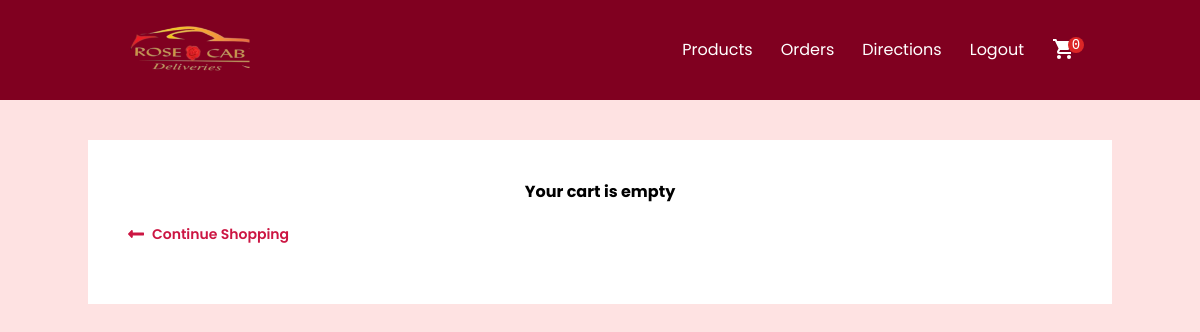
The app's page /cart/ (signed in), older data.
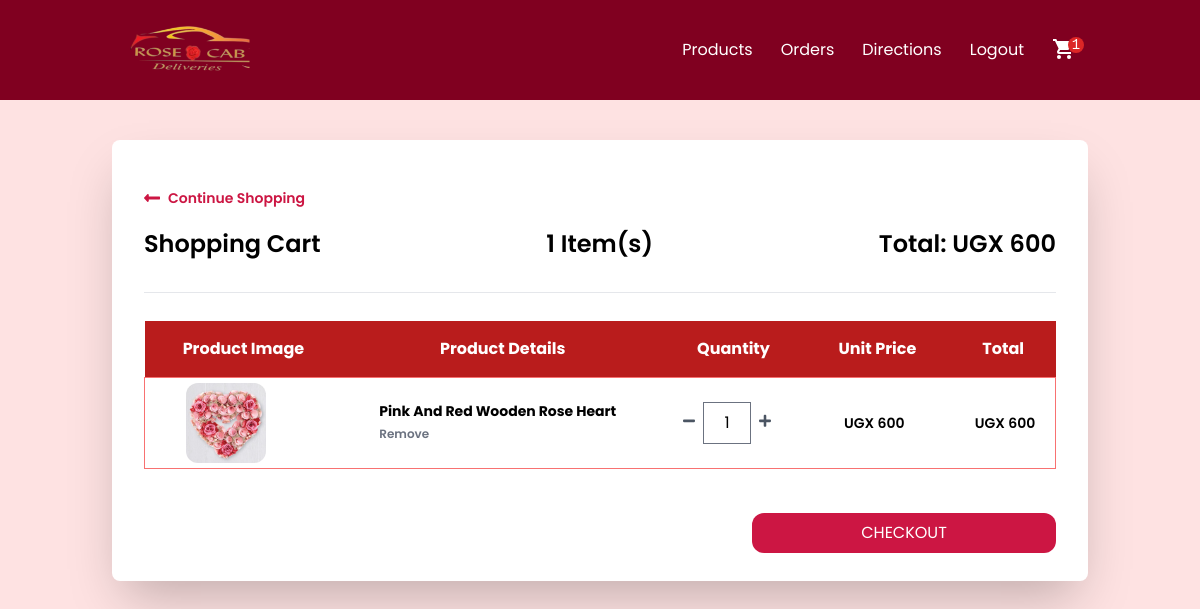
The same page, newer data.
### order/models.py (models this page shows, shortened)
class Order(models.Model):
    PAYMENT_CHOICES = (("cash", "cash"), ("online", "online"))
    DELIVERY_CHOICES = (("delivery", "delivery"), ("carryout", "carryout"))
    transaction_id = models.UUIDField(
        primary_key=True, default=uuid.uuid4, editable=True
    )
    customer = models.ForeignKey(Customer, on_delete=models.CASCADE)
    user = models.ForeignKey(User, on_delete=models.CASCADE, null=True, blank=True)
    STATUS =(
        ('Pending','Pending'),
        ('Order Confirmed','Order Confirmed'),
        ('Out for Delivery','Out for Delivery'),
        ('Delivered','Delivered'),
    )
    status=models.CharField(max_length=50,null=True,choices=STATUS,default='Pending')
    date_ordered = models.DateTimeField(auto_now_add=True)
    date_modified = models.DateTimeField(auto_now=True)
    complete = models.BooleanField(default=False)
    date_completed = models.DateTimeField(null=True, blank=True)
    paid = models.BooleanField(default=False)
    payment_method = models.CharField(max_length=10, choices=PAYMENT_CHOICES)
    delivery_method = models.CharField(max_length=10, choices=DELIVERY_CHOICES)
    shipping = models.ForeignKey(
        "ShippingAddress", on_delete=models.SET_NULL, blank=True, null=True
    )
    pickup = models.ForeignKey(
        "PickUpDetail", on_delete=models.SET_NULL, blank=True, null=True
    )
    coupon = models.ForeignKey(
        "Coupon", on_delete=models.SET_NULL, blank=True, null=True
    )
    email = models.EmailField(max_length=70, null=True, blank=True)
    phone = models.CharField(max_length=20, null=True, blank=True)
    @property
    def get_cart_subtotal(self):
        order_items = self.orderitem_set.all()
        total = sum([item.get_total for item in order_items])
        return total
    get_cart_subtotal.fget.short_description = "Subtotal"
    @property
    def get_cart_total(self):
        total = self.get_cart_subtotal
        if self.coupon:
            total = total - self.get_coupon_value
        return total
    get_cart_total.fget.short_description = "Total"
    @property
    def get_cart_items(self):
        order_items = self.orderitem_set.all()
        total = sum([item.quantity for item in order_items])
        return total
    get_cart_items.fget.short_description = "# Items"
    @property
    def get_coupon_value(self):
        if self.coupon:
            if self.coupon.discount_type == "Percent":
                coupon_value = round(
                    self.get_cart_subtotal * self.coupon.discount_amount / 100, 2
                )
            else:
                coupon_value = self.coupon.discount_amount
        else:
            coupon_value = None
        return coupon_value
    get_coupon_value.fget.short_description = "Coupon"

class OrderItem(models.Model):
    product = models.ForeignKey(Product, on_delete=models.CASCADE)
    order = models.ForeignKey(Order, on_delete=models.CASCADE)
    variation = models.ForeignKey(
        ProductVariant, on_delete=models.SET_NULL, blank=True, null=True
    )
    quantity = models.IntegerField(default=0)
    date_added = models.DateTimeField(auto_now_add=True)
    @property
    def get_total(self):
        if self.product.has_variants:
            total = self.variation.price * self.quantity
        else:
            total = self.product.price * self.quantity
        return total
    get_total.fget.short_description = "Total"
    def image_tag(self):
        return mark_safe(
            f'<img src="{self.product.image.url}" width="100" height="100" />'
        )
    image_tag.short_description = "Image"

### store/models.py (models this page shows, shortened)
class Product(models.Model):
    id = models.UUIDField(primary_key=True, default=uuid.uuid4, editable=False)
    name = models.CharField(max_length=100)
    price = models.DecimalField(max_digits=15, decimal_places=0, blank=True, null=True)
    desc = models.TextField(max_length=500, blank=True, null=True)
    image = models.ImageField(blank=True, upload_to="images")
    created_at = models.DateField(auto_now_add=True)
    updated_at = models.DateField(auto_now=True)
    product_category = models.ForeignKey(
        "Category", on_delete=models.CASCADE, null=True, blank=True
    )
    class Meta:
        ordering = ("product_category",)
    def image_tag(self):  # pragma: no cover
        if self.image:
            return mark_safe(f'<img src="{self.image.url}" width="100" height="100" />')
    image_tag.short_description = "Image"
    @property
    def has_variants(self):
        if self.productvariant_set.count() > 0:
            return True
        else:
            return False

### order/views.py (the view)
# urls.py: path("cart/", views.cart, name="cart"),
def cart(request):
    try:
        customer = get_customer_or_guest(request)
    except:
        return redirect("store:products")
    customer_order = Order.objects.filter(customer=customer, complete=False)
    if customer_order.exists():
        customer_items = OrderItem.objects.filter(order_id__in=customer_order).order_by(
            "product__name", "-variation__size"
        )
        customer_order = customer_order[0]
    else:
        customer_order, customer_items = None, None
    context = {
        "order": customer_order,
        "items": customer_items,
    }
    return render(request, "order/cart.html", context)

### order/views.py (called while the page is built)
def get_customer_or_guest(request):
    if request.user.is_authenticated:
        customer = request.user.customer
    else:
        customer, created = Customer.objects.get_or_create(
            device=request.COOKIES["device"]
        )
    return customer

### store/context_processors.py (called while the page is built, shortened)
def get_cart_quantity(request):
    if request.user.is_authenticated:
        try:
            customer = request.user.customer
        except:
            number_of_items = 0
    try:
        customer_order = Order.objects.filter(customer=customer, complete=False)[0]
        number_of_items = customer_order.get_cart_items
    except:
        number_of_items = 0
    return {"cart_quantity": number_of_items}

### templates/order/cart.html (shortened to what the changed rows need)
{% extends "store/navbar.html" %}
{%load static%}
  {% block content %}
  {% if not items %}
  <div class="container mx-auto mt-10">
    <div class="w-full bg-white p-10 text-center">
      <h2 class="font-bold">Your cart is empty</h2>
      <div>
        <a id="links" href="{% url 'store:products' %}" class="flex font-semibold text-sm my-5 w-1/4">
          <svg class="fill-current mr-2 w-4" viewBox="0 0 448 512">
            <path
              d="M134.059 296H436c6.627 0 12-5.373 12-12v-56c0-6.627-5.373-12-12-12H134.059v-46.059c0-21.382-25.851-32.09-40.971-16.971L7.029 239.029c-9.373 9.373-9.373 24.569 0 33.941l86.059 86.059c15.119 15.119 40.971 4.411 40.971-16.971V296z" />
          </svg>
          Continue Shopping
        </a>
      </div>
    </div>
  </div>
  {% else %}
  <div class="container mx-auto mt-10">
    <div class="sm:px-6 w-full">
      <div class="bg-white shadow-2xl rounded-lg py-4 md:py-7 px-4 md:px-8 xl:px-10">
        <div class="flex justify-start">
          <a id="links" href="{% url 'store:products' %}" class="flex font-semibold text-sm my-5 w-1/4">
            <svg class="fill-current mr-2 w-4" viewBox="0 0 448 512">
              <path
                d="M134.059 296H436c6.627 0 12-5.373 12-12v-56c0-6.627-5.373-12-12-12H134.059v-46.059c0-21.382-25.851-32.09-40.971-16.971L7.029 239.029c-9.373 9.373-9.373 24.569 0 33.941l86.059 86.059c15.119 15.119 40.971 4.411 40.971-16.971V296z" />
            </svg>
            Continue Shopping
          </a>
        </div>
        <div class="md:flex-col flex-row items-center justify-between">
          <div class="flex flex-col sm:flex-row items-center justify-between border-b pb-8">
            <div>
              <h1 class="font-semibold text-2xl">Shopping Cart</h1>
            </div>
            <div class="md:ml-4 mt-4 md:mt-0">
              <h2 class="font-semibold text-2xl">{{order.get_cart_items}} Item(s)</h2>
            </div>
            <div class="md:ml-4 mt-4 md:mt-0">
              <h2 class="font-semibold text-2xl">Total: UGX&nbsp;{{order.get_cart_subtotal|floatformat:0}}</h2>
            </div>
          </div>
        </div>
        <div class="mt-7 overflow-x-auto">
          <table class="w-full shadow whitespace-nowrap">
            <thead
              class="border-b border-neutral-200 bg-red-700 font-medium dark:border-white/10 dark:text-neutral-800">
              <tr class="text-white">
                <th scope="col" class=" px-6 py-4">Product Image</th>
                <th scope="col" class=" px-6 py-4">Product Details</th>
                <th scope="col" class=" px-6 py-4">Quantity</th>
                <th scope="col" class=" px-6 py-4">Unit Price</th>
                <th scope="col" class=" px-6 py-4">Total</th>
              </tr>
            </thead>
            <tbody>
              {% for item in items %}
              <tr tabindex="0" class="focus:outline-none h-16 border border-red-400 hover:bg-red-50 rounded-md">
                <td>
                  <div class="ml-10 mt-1 mb-1 ">
                    <div class="w-20">
                      <img class="h-20 rounded-xl" src="{{item.product.image.url}}" alt="" />
                    </div>
                  </div>
                </td>
                <td class="">
                  <div class="flex items-center pl-5">
                    <div class="flex flex-col justify-between ml-4 flex-grow">
                      <span class="font-bold text-sm">{{ item.product.name|title }}</span>
                      <form action="{% url 'order:remove-from-cart' item.id %}" method="post">
                        <button type="submit" class="font-semibold hover:text-red-500 text-gray-500 text-xs">
                          Remove
                        </button>
                      </form>
                    </div>
                  </div>
                </td>
                <td class="pl-5">
                  <div class="flex items-center">
                    <form action="{% url 'order:reduce-product-quantity' item.pk %}" method="post">
                      <button type="submit">
                        <svg class="fill-current text-gray-600 w-3" viewBox="0 0 448 512">
                          <path
                            d="M416 208H32c-17.67 0-32 14.33-32 32v32c0 17.67 14.33 32 32 32h384c17.67 0 32-14.33 32-32v-32c0-17.67-14.33-32-32-32z" />
                        </svg>
                      </button>
                    </form>
                    <input class="quantity mx-2 border text-center w-12" type="number" value="{{item.quantity}}" min="1"
                      oninput="validity.valid||(value='');" id="{{item.pk}}" />
                    <form action="{% url 'order:increase-product-quantity' item.pk %}" method="post">
                      <button type="submit">
                      </button>
                    </form>
                  </div>
                </td>
                <td class="pl-10">
                  <h1 class="text-center w-1/5 font-semibold text-sm">
                    UGX&nbsp;{% firstof item.variation.price item.product.price|floatformat:0 %}
                  </h1>
                </td>
                <td class="pl-6">
                  <span class="text-center w-1/5 font-semibold text-sm">UGX&nbsp;{{item.get_total|floatformat:0}}</span>
                </td>
              </tr>
              {% endfor %}
            </tbody>
          </table>
        </div>
        <br>
        <div class="mt-5">
          <form action="{% url 'order:checkout' %}" method="POST">
            <button id="add-cart-btn"
              type="submit"
              class="rounded-xl w-1/3 py-2 mt-2 uppercase flex items-center justify-center ml-auto"
            >
              Checkout
            </button>
          </form>
        </div>
      </div>
    </div>
  </div>
  {% endif %}
  {% endblock %}

Row changes from the older to the newer data that the page shows:
added Order: get_cart_items "1", get_cart_subtotal "600"
added OrderItem: product.image (picture), product.name "Pink And Red Wooden Rose Heart", quantity "1", variation+product "600", get_total "600"
Text that changed along with them:
{{ cart_quantity }}: "0" → "1"
text no longer shown: "Your cart is empty"
text now shown: "Shopping Cart Item(s) Total: UGX Product Image Product Details Quantity Unit Price Total CHECKOUT"
